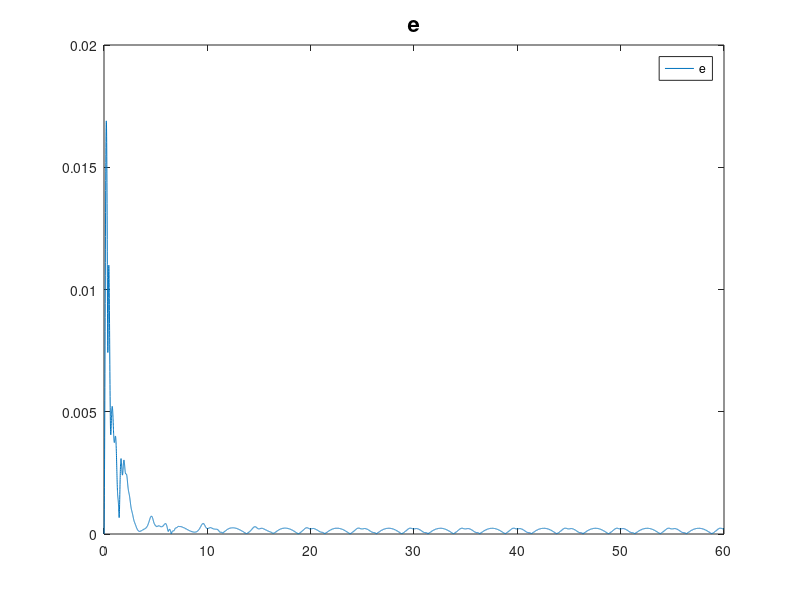
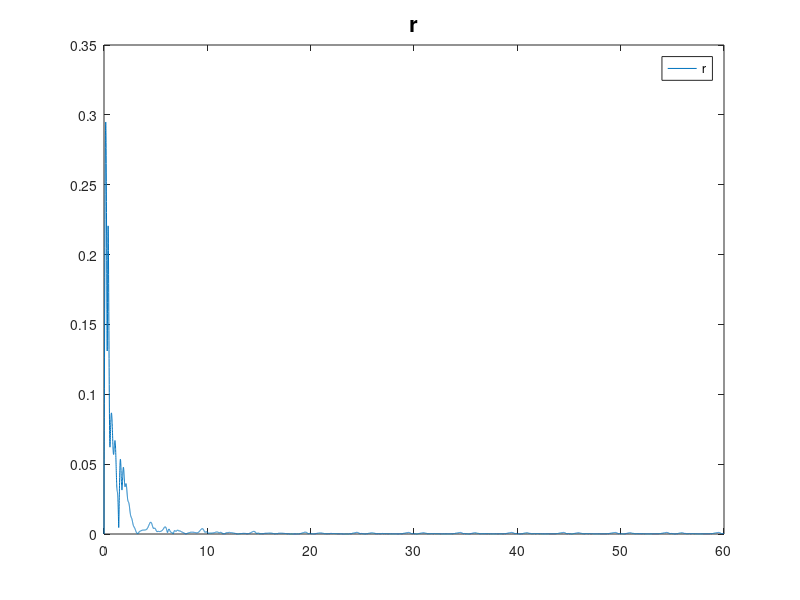
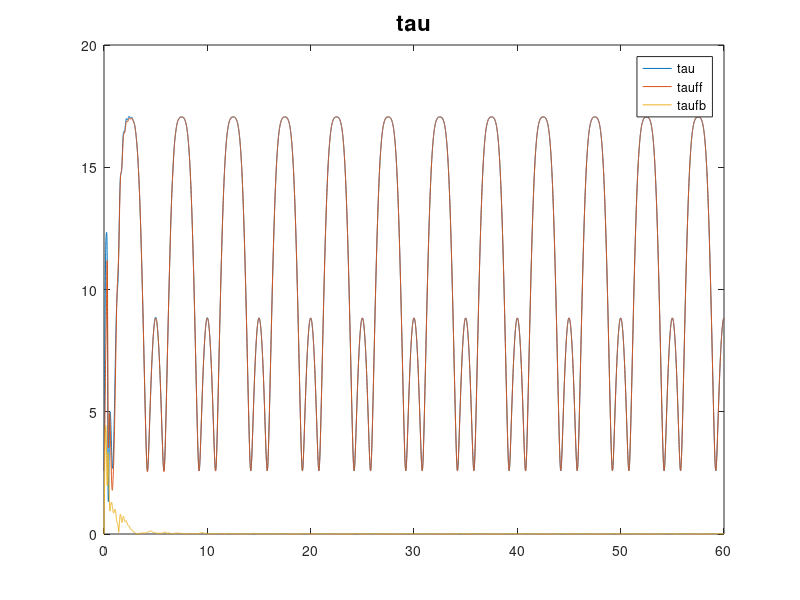
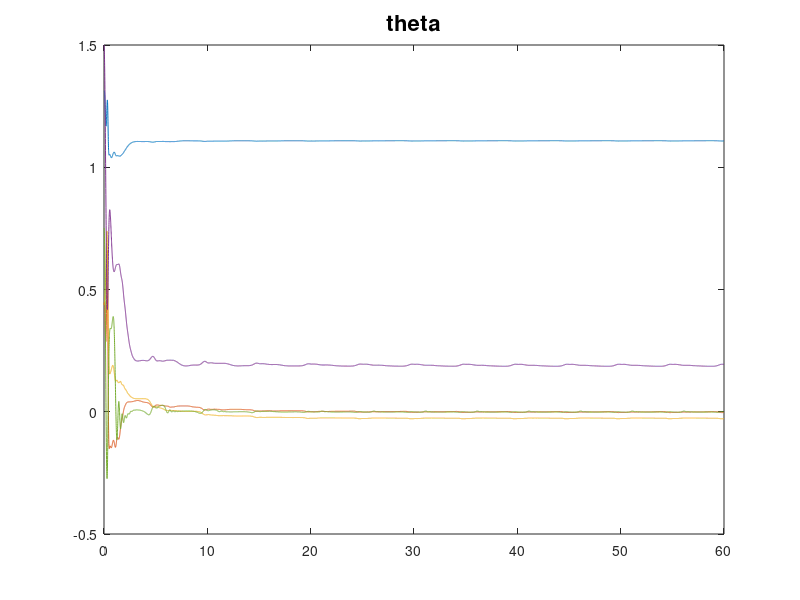

Reproduce these figures in MATLAB, in order.
clc
clear

for j = 1:1
    %time step
    ts = 0.005;
    t(1) = 0;
    tf = 60;
    S = tf/ts;

    %gains
    alpha = 15;
    beta = 15;
    Gamma = 5;
    
    %parameters
    m1 = 2;
    m2 = 2;
    l1 = 0.5;
    l2 = 0.5;
    mupper = 3;
    mlower = 1;
    lupper = 0.75;
    llower = 0.25;
    g = 9.8;
    
    %desired trajectory parameters
    phid1 = pi/8;
    phid2 = pi/4;
    phid = [phid1;phid2];
    fphid = 0.2;
    aphid = pi/2;
    bphid1 = pi/2;
    bphid2 = pi/4;
    bphid = [bphid1;bphid2];
    
    % initialize theta
    theta(:,1) = [(m1+m2)*(l1^2)+m2*(l2^2);
                   m2*l1*l2;
                   m2*(l2^2);
                   (m1+m2)*l1;
                   m2*l2];
               
    % initialize theta estimate to the lowerbounds
    thetaH(:,1) = [(mlower+mlower)*llower^2+mlower*llower^2;
                   mlower*llower*llower;
                   mlower*llower^2;
                   (mlower+mlower)*llower;
                   mlower*llower];
      
    % initialize state
    phi(:,1) = [phid1*sin(-aphid)-bphid1; 
                phid2*sin(-aphid)+bphid2];
    phiD(:,1) = [0;0];
    phiDD(:,1) = [0;0];

    for i = 1:S
        
        % desired trajectory
        phid(:,i) = [phid1*sin(2*pi*fphid*t(i)-aphid)-bphid1;
                     phid2*sin(2*pi*fphid*t(i)-aphid)+bphid2];
        phidD(:,i) = [2*pi*fphid*phid1*cos(2*pi*fphid*t(i)-aphid);
                      2*pi*fphid*phid2*cos(2*pi*fphid*t(i)-aphid)];
        phidDD(:,i) = [-(2*pi*fphid)^2*phid1*sin(2*pi*fphid*t(i)-aphid);
                       -(2*pi*fphid)^2*phid2*sin(2*pi*fphid*t(i)-aphid)];
        % tracking error
        %eDD(:,i) = phidDD(:,i)-phiDD(:,i);
        eD(:,i) = phidD(:,i)-phiD(:,i);
        e(:,i) = phid(:,i)-phi(:,i);
        
        % filtered tracking error
        %rD(:,i) = eDD(:,i) + alpha*eD(:,i);
        r(:,i) = eD(:,i)+alpha*e(:,i); 
        
        %c1 c2 s1 s2 c12 s12
        c1(i) = cos(phi(1,i));
        c2(i) = cos(phi(2,i));
        s1(i) = sin(phi(1,i));
        s2(i) = sin(phi(2,i));
        s12(i) = sin(phi(1,i)+phi(2,i));
        c12(i) = cos(phi(1,i)+phi(2,i));
        
        % inertia matrix
        M = [m1*(l1^2)+m2*(l2^2+l1^2+2*l1*l2*c2(i)), m2*(l1*l2*c2(i)+l2^2);
             m2*(l1*l2*c2(i)+l2^2), m2*l2^2];
         
        % centripetal coriolis matrix
        C = [-2*m2*l1*l2*sin(phi(2,i))*phiD(1,i)*phiD(2,i)-m2*l1*l2*sin(phi(2,i))*(phiD(2,i)^2);
             m2*l1*l2*sin(phi(2,i))*(phiD(1,i)^2)];
         
        % gravity matrix 
        G = [(m1+m2)*g*l1*c1(i)+m2*g*l2*c12(i);
             m2*g*l2*c12(i)];
         
        % intertia matrix regressor
        vphi(:,i) = phidDD(:,i) + alpha*eD(:,i);
        YM = [vphi(1,i), 2*c2(i)*vphi(1,i)+c2(i)*vphi(2,i), vphi(2,i), 0, 0;
              0, c2(i)*vphi(1,i), vphi(1,i)+vphi(2,i), 0, 0];
          
        % centripetal coriolis matrix regressor
        YC = [ 0, -(2*sin(phi(2,i))*phiD(1,i)*phiD(2,i)+sin(phi(2,i))*(phiD(2,i)^2)), 0, 0, 0;
              0, sin(phi(2,i))*(phiD(1,i)^2), 0, 0, 0];
          
        % gravity matrix regressor 
        YG = [0 0 0 g*c1(i) g*c12(i);
              0 0 0 0 g*c12(i)];
          
        % intertia matrix derivative regressor
        YMD = [0, -(2*sin(phi(2,i))*phiD(2,i)*r(1,i)+sin(phi(2,i))*phiD(2,i)*r(2,i)) 0, 0, 0;
               0, -sin(phi(2,i))*phiD(2,i)*r(1,i), 0, 0, 0];
           
        % total matrix regressor
        %Y = YM + YC + YG + 0.5 * YMD;
        Y = YM + YC + YG + YMD;
        
        % input
        tauff(:,i) = Y * thetaH(:,i);
        taufb(:,i) = e(:,i)+ beta*r(:,i);
        tau(:,i) =  tauff(:,i) + taufb(:,i);
        
        % acceleration
        phiDD(:,i) = M\(tau(:,i)- C - G);
        
        % estimation error
        thetaT(:,i) = theta(:,1) - thetaH(:,i);  
        
        % update law 
        thetaHD(:,i) = Gamma * Y' * r(:,i);
        
        %norm
        enorm(i) = vecnorm(e(:,i));
        rnorm(i) = vecnorm(r(:,i));
        taunorm(i) = vecnorm(tau(:,i));
        tauffnorm(i) = vecnorm(tauff(:,i));
        taufbnorm(i) = vecnorm(taufb(:,i));
        
        if i < S
        t(i+1) = t(i)+ts;
        phiD(:,i+1) = phiD(:,i)+ phiDD(:,i) * ts;
        phi(:,i+1) = phi(:,i)+ phiD(:,i) * ts;
        thetaH(:,i+1) =  thetaH(:,i) + ts * thetaHD(:,i);
        end    
    end     
end
figure(1)
plot(t,enorm)
legend('e')
title('e','FontSize',16)
figure(2)
plot(t,rnorm)
legend('r')
title('r','FontSize',16)
figure(3)
plot(t, taunorm, t, tauffnorm, t, taufbnorm)
legend('tau', 'tauff', 'taufb')
title('tau','FontSize',16)
figure(4)
plot(t,thetaT)
title('theta','FontSize',16)
figure(5)
plot(t,phid(1,:),t,phi(1,:))
legend('phid', 'phi')




